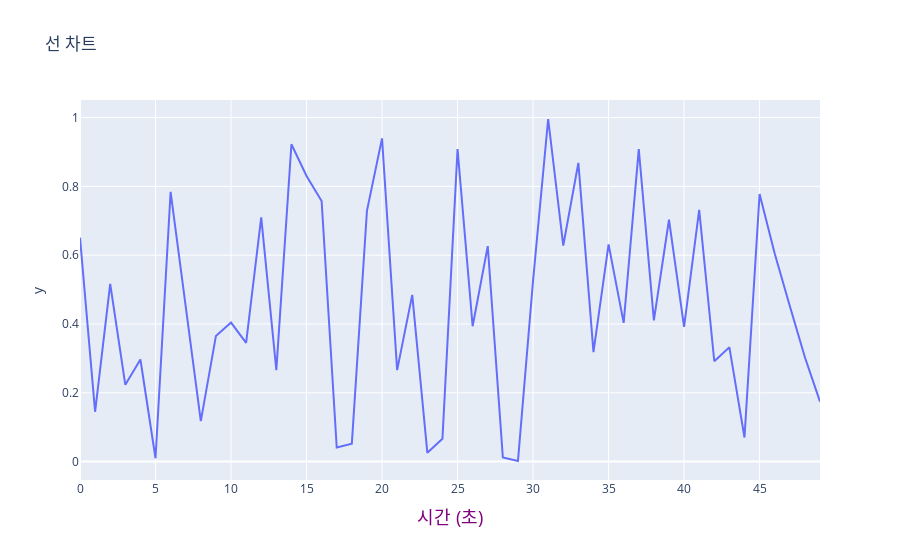

Notebook source saved alongside this figure:
### Code cell
df = pd.DataFrame({
    "x":np.arange(50),
    "y":np.random.rand(50)  
})
fig = px.line(df, x='x', y='y', title='선 차트')

# x축 업데이트
fig.update_xaxes(
    title_text = "시간 (초)",
    title_font = dict(size=18, color='purple')
)

fig.show()

### Figure 1 — Plotly figure (JSON) as saved in the notebook; plotly's stock layout.template omitted (floating-point values rounded to 4 significant figures)
{"data": [{"hovertemplate": "x=%{x}<br>y=%{y}<extra></extra>", "legendgroup": "", "line": {"color": "#636efa", "dash": "solid"}, "marker": {"symbol": "circle"}, "mode": "lines", "name": "", "orientation": "v", "showlegend": false, "type": "scatter", "x": [0, 1, 2, 3, 4, 5, 6, 7, 8, 9, 10, 11, 12, 13, 14, 15, 16, 17, 18, 19, 20, 21, 22, 23, 24, 25, 26, 27, 28, 29, 30, 31, 32, 33, 34, 35, 36, 37, 38, 39, 40, 41, 42, 43, 44, 45, 46, 47, 48, 49], "xaxis": "x", "y": [0.6508, 0.1449, 0.5167, 0.2231, 0.2967, 0.009812, 0.7842, 0.4517, 0.1177, 0.3653, 0.4042, 0.3451, 0.7098, 0.2657, 0.9224, 0.8301, 0.7576, 0.04123, 0.05225, 0.7287, 0.9393, 0.266, 0.4845, 0.02567, 0.06645, 0.9081, 0.3934, 0.6261, 0.01208, 0.00181, 0.526, 0.9957, 0.6279, 0.8683, 0.3184, 0.6313, 0.4031, 0.9081, 0.4106, 0.7029, 0.3913, 0.7318, 0.2917, 0.3322, 0.0701, 0.7779, 0.6049, 0.4521, 0.3032, 0.1744], "yaxis": "y"}], "layout": {"legend": {"tracegroupgap": 0}, "title": {"text": "선 차트"}, "xaxis": {"anchor": "y", "domain": [0, 1], "title": {"font": {"color": "purple", "size": 18}, "text": "시간 (초)"}}, "yaxis": {"anchor": "x", "domain": [0, 1], "title": {"text": "y"}}}}
